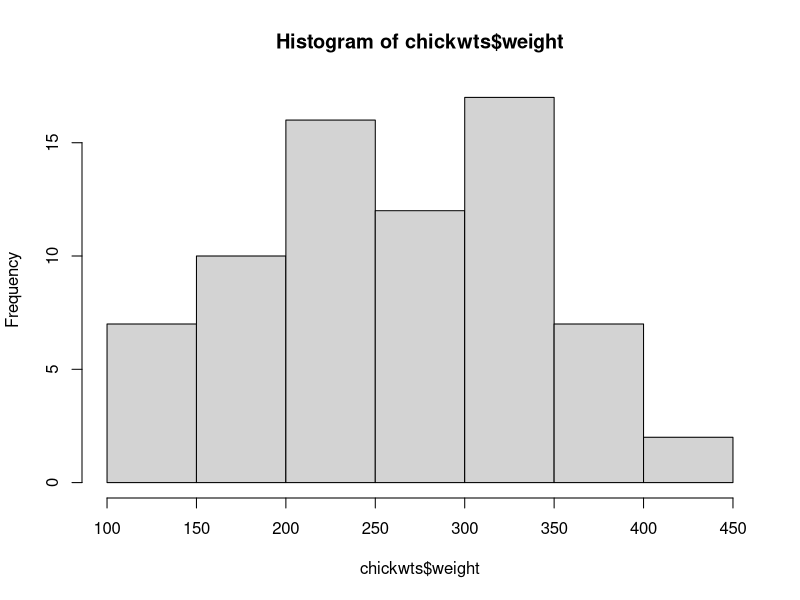
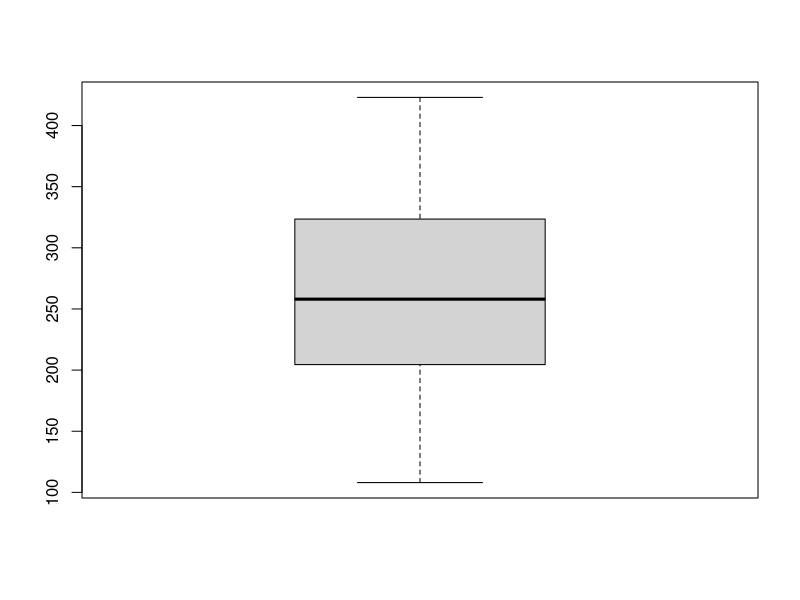

Reproduce these figures in R, in order.
## ---- chunk 1
y = c(1, 2, 3, 4)
y
mean(y)
Y <- 20
Y
## ---- chunk 2
data(chickwts)
str(chickwts)
## ---- chunk 3
mean(chickwts$weight)
median(chickwts$weight)
hist(chickwts$weight)
boxplot(chickwts$weight)
